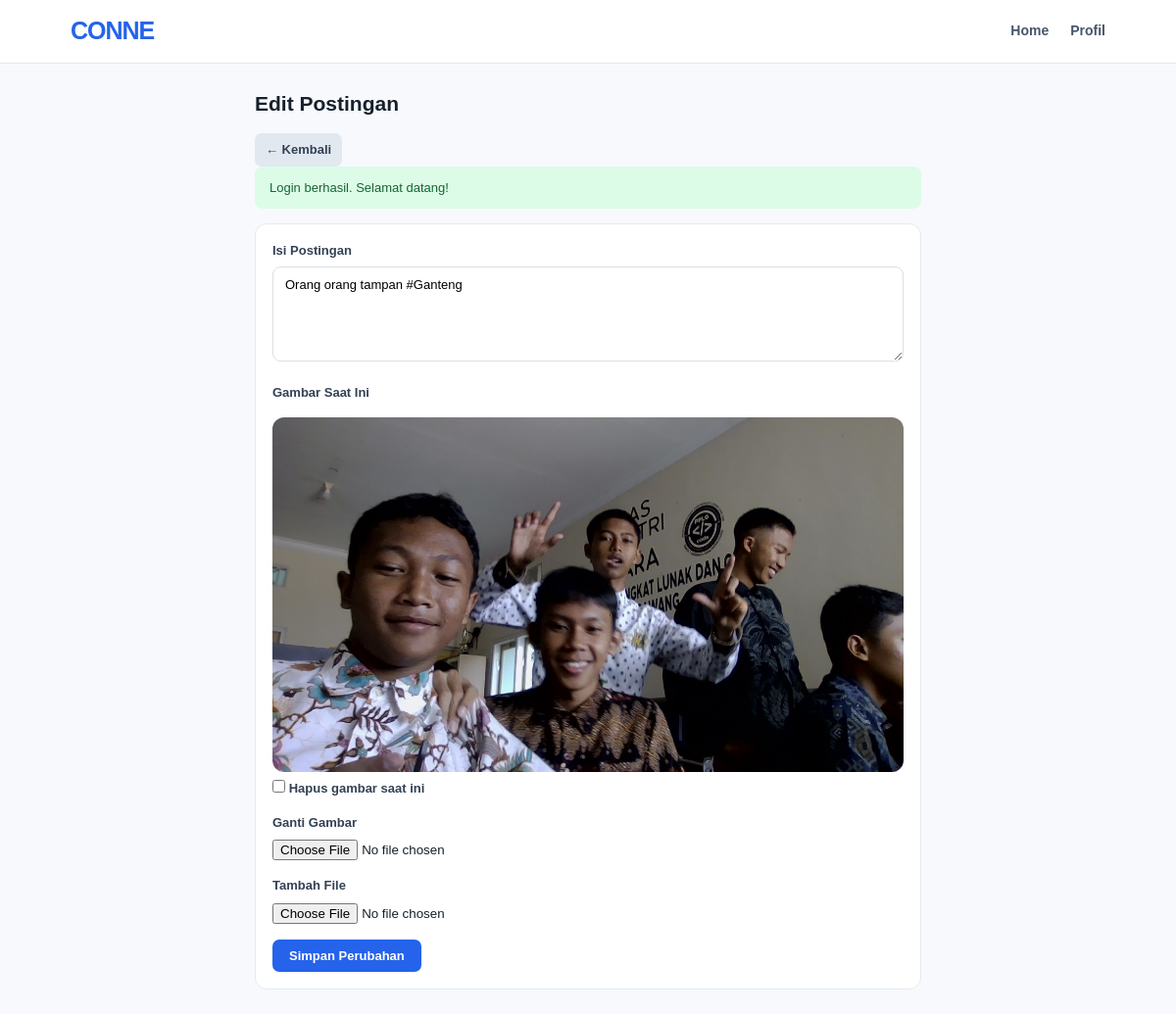
Page /pages/edit-post.php?id=3 (signed in) on the committed database.
### tables this page shows
CREATE TABLE `posts` (
  `id` int NOT NULL,
  `user_id` int NOT NULL,
  `content` varchar(250) NOT NULL,
  `image` varchar(255) DEFAULT NULL,
  `file` varchar(255) DEFAULT NULL,
  `file_name` varchar(255) DEFAULT NULL,
  `created_at` timestamp NULL DEFAULT CURRENT_TIMESTAMP,
  `updated_at` timestamp NULL DEFAULT CURRENT_TIMESTAMP ON UPDATE CURRENT_TIMESTAMP
);

### helpers/functions.php (called while the page is built, shortened)
<?php
function e($value)
{
    return htmlspecialchars(
        (string) $value,
        ENT_QUOTES | ENT_SUBSTITUTE,
        'UTF-8'
    );
}
function get_flash()
{
    $flash = $_SESSION['flash'];
    return $flash;
}

### pages/edit-post.php (the view, shortened to what this page needs)
<?php
require_once __DIR__ . '/../helpers/auth.php';
$currentUser = current_user_id();
$postId = filter_var(
    $_GET['id'] ?? null,
    FILTER_VALIDATE_INT
);
$query = $pdo->prepare("
    SELECT *
    FROM posts
    WHERE id = :id AND user_id = :user_id
    LIMIT 1
");
$query->execute([
    ':id' => $postId,
    ':user_id' => $currentUser
]);
$post = $query->fetch();
$flash = get_flash();
?>
<!DOCTYPE html>
<html lang="id">
<head>
    <link rel="stylesheet" href="<?= BASE_URL ?>/assets/css/style.css">
</head>
<body>
<nav class="navbar">
    <a href="<?= BASE_URL ?>/pages/home.php" class="logo">CONNE</a>
    <div class="nav-menu">
        <a href="<?= BASE_URL ?>/pages/home.php">Home</a>
        <a href="<?= BASE_URL ?>/pages/profile.php">Profil</a>
    </div>
</nav>
<main class="container">
    <h2 class="page-title">Edit Postingan</h2>
    <p>
        <a href="<?= BASE_URL ?>/pages/home.php"
           class="btn btn-secondary btn-small">
            &larr; Kembali
        </a>
    </p>
    <?php if ($flash): ?>
        <div class="alert <?= $flash['type'] === 'success'
            ? 'alert-success'
            : 'alert-error' ?>">
            <?= e($flash['message']); ?>
        </div>
    <?php endif; ?>
    <section class="card">
        <form
            action="<?= BASE_URL ?>/actions/update-post.php"
            method="POST"
            enctype="multipart/form-data"
        >
            <div class="form-group">
                <label for="content">Isi Postingan</label>
                <textarea
                    name="content"
                    id="content"
                    maxlength="250"
                    rows="5"
                    class="form-control"
                    placeholder="Apa yang sedang terjadi?"
                ><?= e($post['content']); ?></textarea>
            </div>
            <?php if (!empty($post['image'])): ?>
                <div class="form-group">
                    <label>Gambar Saat Ini</label>
                    <img
                        src="<?= BASE_URL . '/' . e($post['image']); ?>"
                        alt="Gambar postingan"
                        class="post-image"
                    >
                    <label>
                        <input type="checkbox" name="remove_image" value="1">
                        Hapus gambar saat ini
                    </label>
                </div>
            <?php endif; ?>
            <div class="form-group">
                <label for="image">
                    <?= !empty($post['image'])
                        ? 'Ganti Gambar'
                        : 'Tambah Gambar'; ?>
                </label>
                <input
                    type="file"
                    name="image"
                    id="image"
                    accept=".jpg,.jpeg,.png,.gif,.webp"
                >
            </div>
            <div class="form-group">
                <label for="file">
                    <?= !empty($post['file'])
                        ? 'Ganti File'
                        : 'Tambah File'; ?>
                </label>
                <input
                    type="file"
                    name="file"
                    id="file"
                    accept=".pdf,.txt,.csv,.doc,.docx,.xls,.xlsx,.ppt,.pptx,.zip"
                >
            </div>
            <button type="submit" class="btn btn-primary">
                Simpan Perubahan
            </button>
        </form>
    </section>
</main>
</body>
</html>

### assets/css/style.css (style rules this page uses)
* { margin: 0; padding: 0; box-sizing: border-box; }
body { font-family: Arial, Helvetica, sans-serif; background: #f7f9fc; color: #17202b; line-height: 1.5; }
a { text-decoration: none; color: inherit; }
button, input, textarea { font-family: inherit; }
.navbar { background: #ffffff; border-bottom: 1px solid #e5e7eb; padding: 13px 6%; display: flex; justify-content: space-between; align-items: center; position: sticky; top: 0; z-index: 10; }
.logo { font-size: 25px; font-weight: 800; color: #2563eb; letter-spacing: -1px; }
.nav-menu { display: flex; align-items: center; gap: 22px; }
.nav-menu a { font-size: 14px; font-weight: 600; color: #475569; }
.container { max-width: 680px; width: 94%; margin: 25px auto; }
.page-title { font-size: 21px; margin-bottom: 15px; }
.card { background: #ffffff; border: 1px solid #e5eaf0; border-radius: 12px; padding: 17px; margin-bottom: 15px; }
.btn { border: none; border-radius: 7px; padding: 9px 17px; font-size: 13px; font-weight: 600; cursor: pointer; display: inline-flex; align-items: center; justify-content: center; gap: 5px; }
.btn-primary { background: #2563eb; color: white; }
.btn-secondary { background: #e2e8f0; color: #334155; }
.btn-small { padding: 7px 11px; }
.post-image { width: 100%; max-height: 430px; object-fit: contain; border-radius: 12px; margin-top: 10px; background: #f1f5f9; }
.form-control { width: 100%; border: 1px solid #dbe1e8; border-radius: 8px; padding: 10px 12px; outline: none; font-size: 13px; }
.alert { padding: 12px 15px; border-radius: 8px; margin-bottom: 15px; font-size: 13px; }
.alert-success { background: #dcfce7; color: #166534; }
.form-group { margin-bottom: 15px; }
.form-group label { display: block; margin-bottom: 6px; font-size: 13px; font-weight: 600; color: #334155; }

### rows in the picture
posts: content "Orang orang tampan #Ganteng", image (picture)

### other values in the picture
$flash['message'] "Login berhasil. Selamat datang!"
